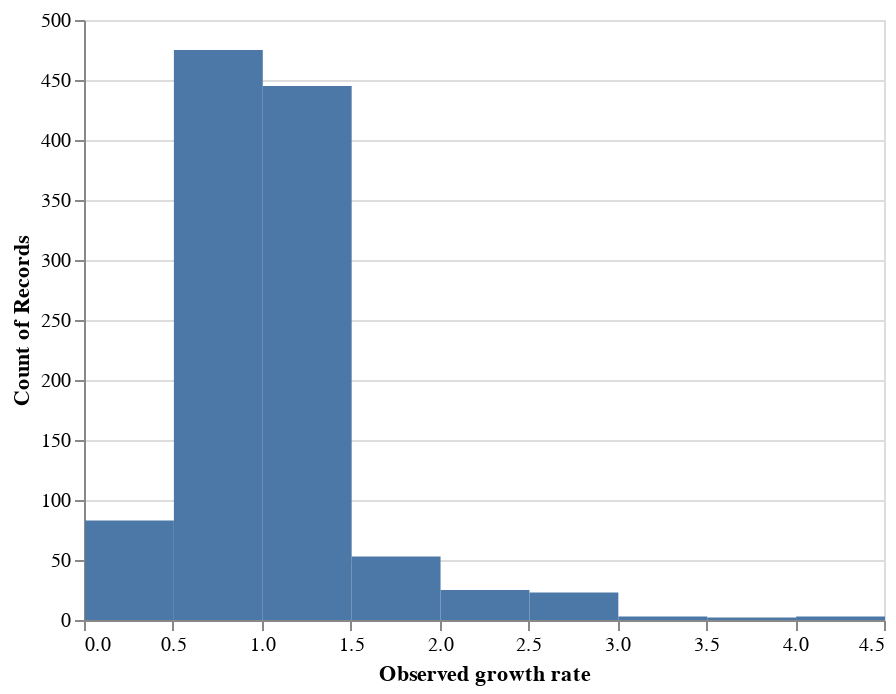

The cell this chart's notebook holds for it:
### Code cell
alt.Chart(initial_and_observed_clade_frequencies).mark_rect().encode(
    x=alt.X("observed_growth_rate:Q", bin=True, title="Observed growth rate"),
    y="count()"
)

### Figure 1 — Vega-Lite specification as saved in the notebook (floating-point values rounded to 4 significant figures; data arrays with more than 128 entries replaced by an {"elided": "..."} marker saying what was removed)
{"$schema": "https://vega.github.io/schema/vega-lite/v3.3.0.json", "config": {"mark": {"tooltip": null}, "view": {"height": 300, "width": 400}}, "data": {"name": "data-b271e2853f0ae5146c358cc65e83461e"}, "datasets": {"data-b271e2853f0ae5146c358cc65e83461e": {"elided": "1112 records"}}, "encoding": {"x": {"bin": true, "field": "observed_growth_rate", "title": "Observed growth rate", "type": "quantitative"}, "y": {"aggregate": "count", "type": "quantitative"}}, "mark": "rect"}
